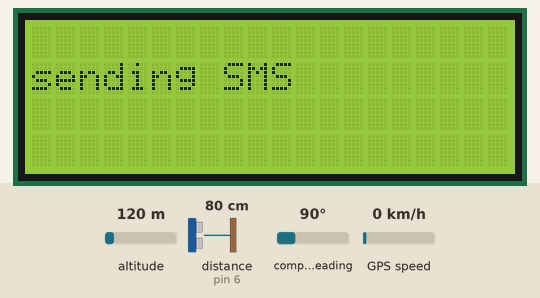
Bench run of a sketch on a simulated Arduino Uno, built with avr-gcc and run on an emulated ATmega328P. Parts: 20×4 character LCD. The test bench sets the inputs (shaded band); at power-on: distance to the obstacle (sensor on pin 6) 80 cm, altitude 120 m, compass heading 90°, GPS speed 0 km/h. The echo pulse lasts 58.3 µs per cm; the GPS gets a fix after 3 s at 37.7749, -122.4194 with 8 satellites; the modem accepts every AT command (registered, SIM ready, sends succeed) and sends nothing else; what the sketch prints to the serial monitor is not drawn.

Above: at 1.2 s.
1.3 s: distance to the obstacle (sensor on pin 6) set to 2 cm
At 5.09 s:
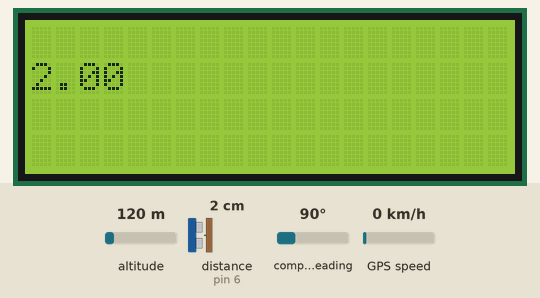
6.5 s: distance to the obstacle (sensor on pin 6) set to 4 cm
At 10.1 s:
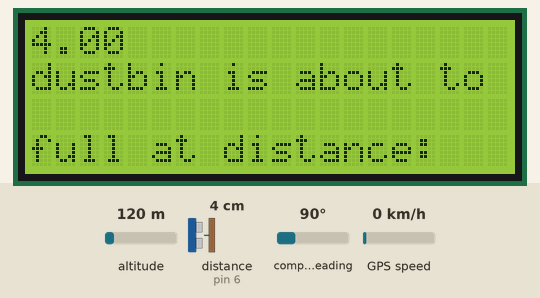
11.3 s: distance to the obstacle (sensor on pin 6) set to 9 cm
At 14.85 s:
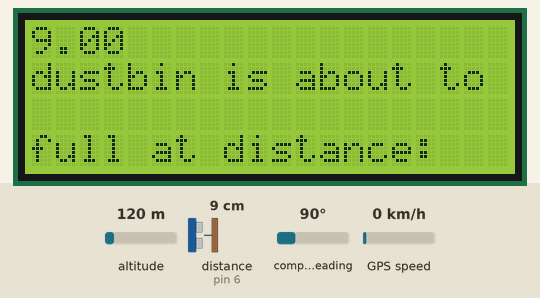
Timing chart, 0 to 16.4 s (numbered marks = the images above; inputs shaded):
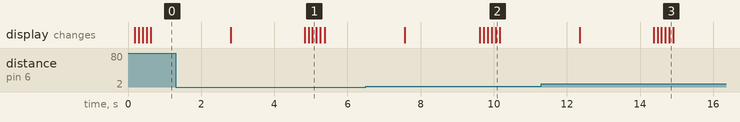

The sketch:

2.ino
```cpp
#include <SoftwareSerial.h>
#include <LiquidCrystal.h>
#include <TinyGPS.h>
//standard libraray
#include <NewPing.h>
#define TRIGGER_PIN 7
#define ECHO_PIN 6
#define MAX_DISTANCE 100
NewPing sonar(TRIGGER_PIN,ECHO_PIN,MAX_DISTANCE);
LiquidCrystal lcd(13,12,11,10,9,8);
float duration,distance;
SoftwareSerial gpsSerial(5,4);
TinyGPS gps;
// create a new instance of the TinyGPS object
boolean newData=false;
void setup() {
  // put your setup code here, to run once:
  Serial.begin(9600);
   Serial.println(TinyGPS::library_version());
  gpsSerial.begin(9600);
  lcd.begin(20,4);

  Serial.begin(4800);
  Serial.begin(9600);

  Serial.print("Simple tiny gps library v. ");
  Serial.println("Garbage Management system");
  Serial.println("Designed by: Group4");
  Serial.println();

}

void loop() {
 lcd.setCursor(0,0);
  lcd.println("Smart Dustbin!");
  delay(100);
  lcd.clear();
  distance= sonar.ping_cm();
  lcd.setCursor(0,1);
   lcd.print("the dustbin status ");
   delay(100);
   lcd.clear();
   lcd.setCursor(0,1);
   lcd.println(distance);
   delay(100);
   lcd.clear();
 if(distance<5)
 {
  Serial.println("Dustbin is full!!, SMS SENT");
  Serial.println(distance);
  lcd.setCursor(0,0);
  lcd.println("Dustbin is Full");
 }
 else
 {
  Serial.println(distance);
 }
   Serial.println("object happend!");
   Serial.print("DISTANCE: ");
   Serial.println(distance);

   Serial.println();
   lcd.setCursor(0,0);
   lcd.println("Something happend!");
   delay(100);
   lcd.clear();
   lcd.setCursor(0,1);
   lcd.println("dustbin is about to full at distance: ");
   lcd.print(distance);
   delay(100);
   lcd.clear();
lcd.setCursor(0,1);
 lcd.print("sending SMS");
  gpsSerial.println("AT+CMGF=1");
  // GSM modules are set in the text modes
  delay(1000);
  // giving delay of 1s
  gpsSerial.println("AT + CMGF=\"+918491041426\"\r");
  delay(1000);
  gpsSerial.println("dustbin full!!"); //SMS text will be sent
  gpsSerial.println("Distance:");
  gpsSerial.print(distance);
  gpsSerial.println("Distance in cm");
  //the SMS text we want to send
  gpsSerial.print(distance);
  delay(100);
  gpsSerial.print((char)26);
  //ASCII code of CTRL +Z
  lcd.clear();
  delay(1000);
  delay(20);
  //for one secound we parse GPS data and report some key values
  for (unsigned long start = millis(); millis() - start < 1000;)
  {
    while (Serial.available())
    {
      char c = Serial.read();
      //Serial.print(c);
      if (gps.encode(c))
      newData = true;
    }
  }

  if (newData)         //if newData is true
  {
    float flat, flon;
    unsigned long age;
    gps.f_get_position(&flat, &flon, &age);
    Serial.print("Latitude = ");
    Serial.print(flat == TinyGPS::GPS_INVALID_F_ANGLE ? 0.0 : flat, 6);
    Serial.print("Longitude = ");
    Serial.print(flon == TinyGPS::GPS_INVALID_F_ANGLE ? 0.0 : flon, 6);

  }

}
```
